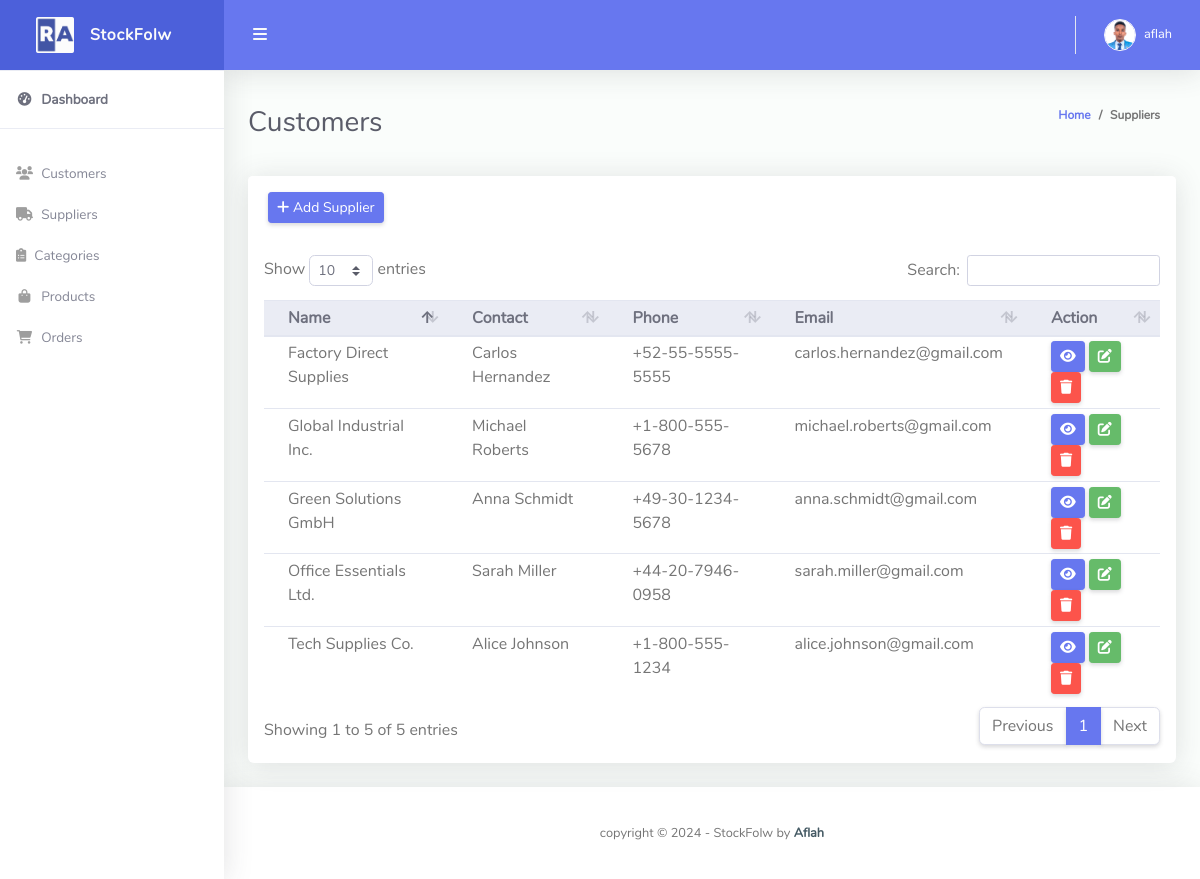
/supplier/ (signed in), run on the app's committed database.
### stockflow/models.py (models this page shows, shortened)
class Supplier(models.Model):
	name = models.CharField(max_length=200)
	contact = models.CharField(max_length=200, blank=True, null=True)
	email = models.EmailField(unique=True)
	phone = models.CharField(
		max_length=30,
		blank=True,
		null=True,
		validators=[
			RegexValidator(
				regex='^[0-9+\-]+$',  # Allows digits, plus, and minus symbols
				message='Phone number must be numeric and can include +, - symbols',
				code='invalid_phone_number'
			),
		]
	)
	address = models.TextField(blank=True, null=True)
	created_at = models.DateTimeField(auto_now_add=True)
	updated_at = models.DateTimeField(auto_now=True)

### stockflow/views.py (the view)
# urls.py: path('supplier/', views.supplier, name='supplier'),
@login_required(login_url='login')
def supplier(request):
    suppliers = Supplier.objects.all()
    form = SupplierForm()
    context = {'suppliers': suppliers, 'form': form}
    return render(request, 'supplier.html', context)

### stockflow/forms.py
class SupplierForm(forms.ModelForm):
    class Meta:
        model = Supplier
        fields = '__all__'
        widgets = {
            'name': forms.TextInput(attrs={'class': 'form-control', 'placeholder': 'Supllier Name', 'required': True}),
            'contact': forms.TextInput(attrs={'class': 'form-control', 'placeholder': 'Contact Name', 'required': True}),
            'phone': forms.TextInput(attrs={'class': 'form-control', 'placeholder': 'Phone', 'required': True}),
            'email': forms.EmailInput(attrs={'class': 'form-control', 'placeholder': 'Email', 'required': True}),
            'address': forms.Textarea(attrs={'class': 'form-control', 'placeholder': 'Address', 'required': True}),
        }

### templates/supplier.html (shortened to what this page needs)
{% extends 'base.html' %}
{% block content %}
<div class="container-fluid" id="container-wrapper">
    <div class="d-sm-flex align-items-center justify-content-between mb-4">
        <h1 class="h3 mb-0 text-gray-800">Customers</h1>
        <ol class="breadcrumb">
            <li class="breadcrumb-item"><a href="{% url 'home' %}">Home</a></li>
            <li class="breadcrumb-item">Suppliers</li>
        </ol>
    </div>
    <div class="row">
        <div class="col-lg-12">
            <div class="card mb-4">
                <div class="card-header py-3 d-flex flex-row align-items-center justify-content-between">
                    <button class="btn btn-sm btn-primary" data-toggle="modal" data-target="#modal-add-supplier">
                        <i class="fas fa-plus"></i> Add Supplier
                    </button>
                </div>
                <div class="table-responsive p-3">
                    <table class="table align-items-center table-flush table-hover table-sm" id="dataTableHover">
                        <thead class="thead-light">
                            <tr>
                                <th>Name</th>
                                <th>Contact</th>
                                <th>Phone</th>
                                <th>Email</th>
                                <th>Action</th>
                            </tr>
                        </thead>
                        <tbody>
                            {% for supplier in suppliers %}
                            <tr>
                                <td>{{ supplier.name }}</td>
                                <td>{{ supplier.contact }}</td>
                                <td>{{ supplier.phone }}</td>
                                <td>{{ supplier.email }}</td>
                                <td>
                                    <a href="" class="btn btn-sm btn-primary">
                                        <i class="fas fa-eye"></i>
                                    </a>
                                    <a href="" class="btn btn-sm btn-success">
                                        <i class="fas fa-edit"></i>
                                    </a>
                                    <a href="" class="btn btn-sm btn-danger" data-toggle="modal"
                                        data-target="#modal-delete-{{ supplier.id }}">
                                        <i class="fas fa-trash"></i>
                                    </a>
                                </td>
                            </tr>
                            {% endfor %}
                        </tbody>
                    </table>
                </div>
            </div>
        </div>
    </div>
</div>
{% endblock %}

### templates/partials/topbar.html (shortened to what this page needs)
{% load static %}
<nav class="navbar navbar-expand navbar-light bg-navbar topbar mb-4 static-top">
    <button id="sidebarToggleTop" class="btn btn-link rounded-circle mr-3">
        <i class="fa fa-bars"></i>
    </button>
    <ul class="navbar-nav ml-auto">
        <li class="nav-item dropdown no-arrow">
            <a class="nav-link dropdown-toggle" href="#" id="userDropdown" role="button" data-toggle="dropdown"
                aria-haspopup="true" aria-expanded="false">
                {% if request.user.customer.profile_pic %}
                <img class="img-profile rounded-circle" src="{{request.user.customer.profile_pic.url}}"
                    style="max-width: 60px">
                {% else %}
                <img class="img-profile rounded-circle" src="{% static 'img/Testro.jpg' %}" style="max-width: 60px">
                {% endif %}
                <span class="ml-2 d-none d-lg-inline text-white small">{{request.user}}</span>
            </a>
        </li>
    </ul>
</nav>

### data on the page
Supplier: name "Tech Supplies Co.", contact "Alice Johnson", phone "+1-800-555-1234", email "alice.johnson@gmail.com"
Supplier: name "Global Industrial Inc.", contact "Michael Roberts", phone "+1-800-555-5678", email "michael.roberts@gmail.com"
Supplier: name "Office Essentials Ltd.", contact "Sarah Miller", phone "+44-20-7946-0958", email "sarah.miller@gmail.com"
Supplier: name "Factory Direct Supplies", contact "Carlos Hernandez", phone "+52-55-5555-5555", email "carlos.hernandez@gmail.com"
Supplier: name "Green Solutions GmbH", contact "Anna Schmidt", phone "+49-30-1234-5678", email "anna.schmidt@gmail.com"

### other printed values
{{ request.user }} "aflah"
